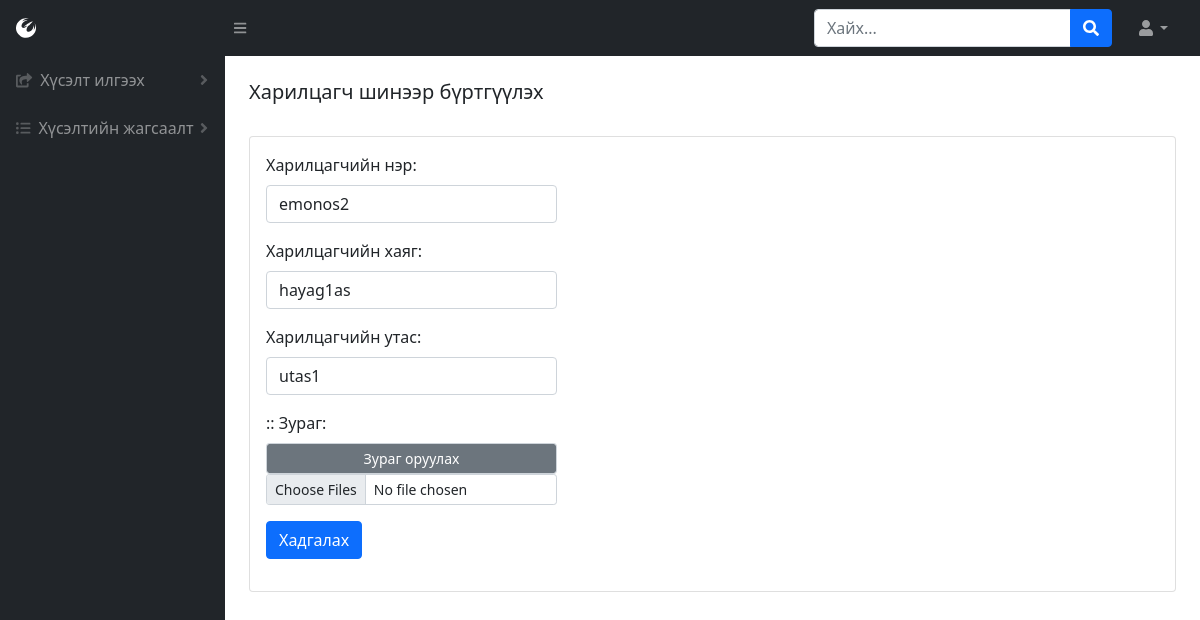
/company?edit=4 (signed in), run on an earlier commit of the app's database.
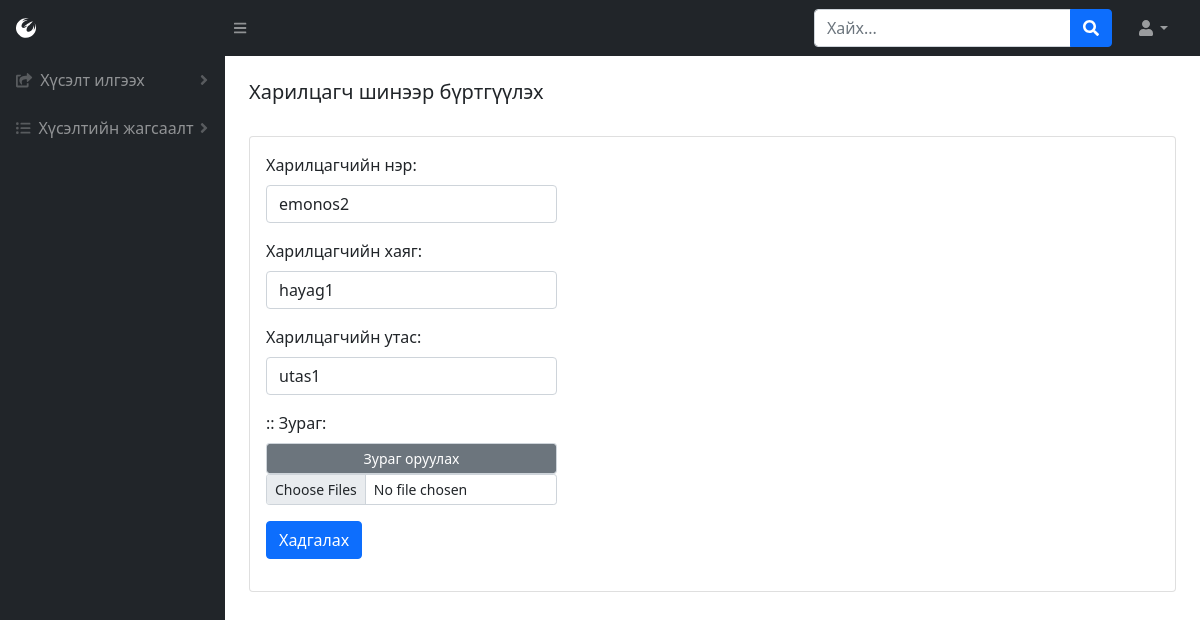
And on a later commit of the database.
### BMweb/models.py (models this page shows, shortened)
class Company(models.Model):
    comName = models.CharField(max_length=300, verbose_name=_("Компаний нэр"))
    hayag = models.CharField(max_length=1000, verbose_name=_("Компаний хаяг"))
    phone = models.CharField(max_length=30, verbose_name=_("Компаний утас"))
    thumbimage = models.ImageField(
        upload_to="media/productthumb/", blank = True, null=True,  verbose_name=_("Зураг")
    )
    comState = models.ForeignKey(State, on_delete=CASCADE, verbose_name=_("Төлөв"))
    description = models.TextField(blank = True, null=True,verbose_name=_("Тайлбар"))
    reg_user = models.IntegerField(verbose_name=_("Нэвтэрсэн хэрэглэгч"))
    reg_date = models.DateTimeField(default=datetime.now, verbose_name=_("Нэвтэрсэн огноо"))
    class Meta:
        verbose_name = _("Компани")
        verbose_name_plural = _("Компани")

### BMweb/views.py (the view, shortened to what this page needs)
# urls.py: path('company', views.company,name='company'),
def company(request):
    if 'user_id' in request.session:
        h = Hereglegch.objects.get(pk=request.session['user_id'])
        if request.method == 'GET':
            if 'edit' in request.GET :
                p = Company.objects.get(pk=request.GET['edit'])
                return render(request,'company.html',{'user': h, "edit": request.GET['edit'],  "data": p} )
            elif 'del' in request.GET :
                p = Company.objects.get(pk=request.GET['del'])
                p.delete()
                return redirect('/')
            else:
                return render(request,'company.html', {'user': h})

### BMweb/templates/company.html (shortened to what this page needs)
{% load static %}
<!DOCTYPE html>
<html lang="en">
    <head>
        <link href="https://cdn.jsdelivr.net/npm/simple-datatables@latest/dist/style.css" rel="stylesheet" />
        <link href="{% static 'css/styles.css' %}" rel="stylesheet"/>
    </head>
    <body class="sb-nav-fixed">
        {% include "topNav.html" %}
        <div id="layoutSidenav">
            {% include "leftNav.html" %}
            <div id="layoutSidenav_content">
                {% include "reg_com.html" %}
            </div>
        </div>
    </body>
</html>

### BMweb/templates/reg_com.html (shortened to what this page needs)
<main>
    <div class="container-fluid px-4">
        <h5 class="mt-4">Харилцагч шинээр бүртгүүлэх</h5>
        <div class="card mb-4">
            <div class="card-body">
                <div class="dataTable-top">
                    <div class="dataTable-dropdown">
                        <form method='POST' id="reg_com_form" >
                            <div class="mb-3">
                                <label for="comName" class="form-label">Харилцагчийн нэр:</label>
                                <input type="text" class="form-control" id="comName" name="comName" placeholder="Харилцагчийн нэр" required onblur="checkValid()" value="{{data.comName}}"/>
                              </div>
                              <div class="mb-3">
                                <label for="hayag" class="form-label">Харилцагчийн хаяг:</label>
                                <input type="text" class="form-control" id="hayag" name="hayag" placeholder="Харилцагчийн хаяг" required onblur="checkValid()" value="{{data.hayag}}"/>
                              </div>
                              <div class="mb-3">
                                <label for="phone" class="form-label">Харилцагчийн утас:</label>
                                <input type="text" class="form-control" id="phone" name="phone" placeholder="Харилцагчийн утас" required onblur="checkValid()" value="{{data.phone}}"/>
                              </div>
                              <div class="mb-3">{{upFile}}::
                                <label for="thumbimage" class="form-label">Зураг:</label>
                                <input type="button" class="form-control form-control-sm" value="Зураг оруулах" onclick="bt1_click()" style="background-color: #6c757d; color:white ;">
                                <input type="file" class="form-control form-control-sm" id="thumbimage" name="thumbimage" placeholder="Зураг" required onblur="checkValid()" value="{{data.thumbimage}}" multiple/>
                              </div>
                            {% if edit %} <input type='hidden' name='edit' value='{{edit}}'id="edit"/>
                                <button type="submit" class="btn btn-primary" id="had" >Хадгалах</button>
                            {% else %}
                                <button type="submit" class="btn btn-primary" id="had" disabled>Хадгалах</button>
                            {% endif %}
                        </form>
                </div>
            </div>
        </div>
    </div>
</main>

What changed in the data, as far as the page shows it:
changed Company "emonos2": hayag "hayag1as" → "hayag1"
